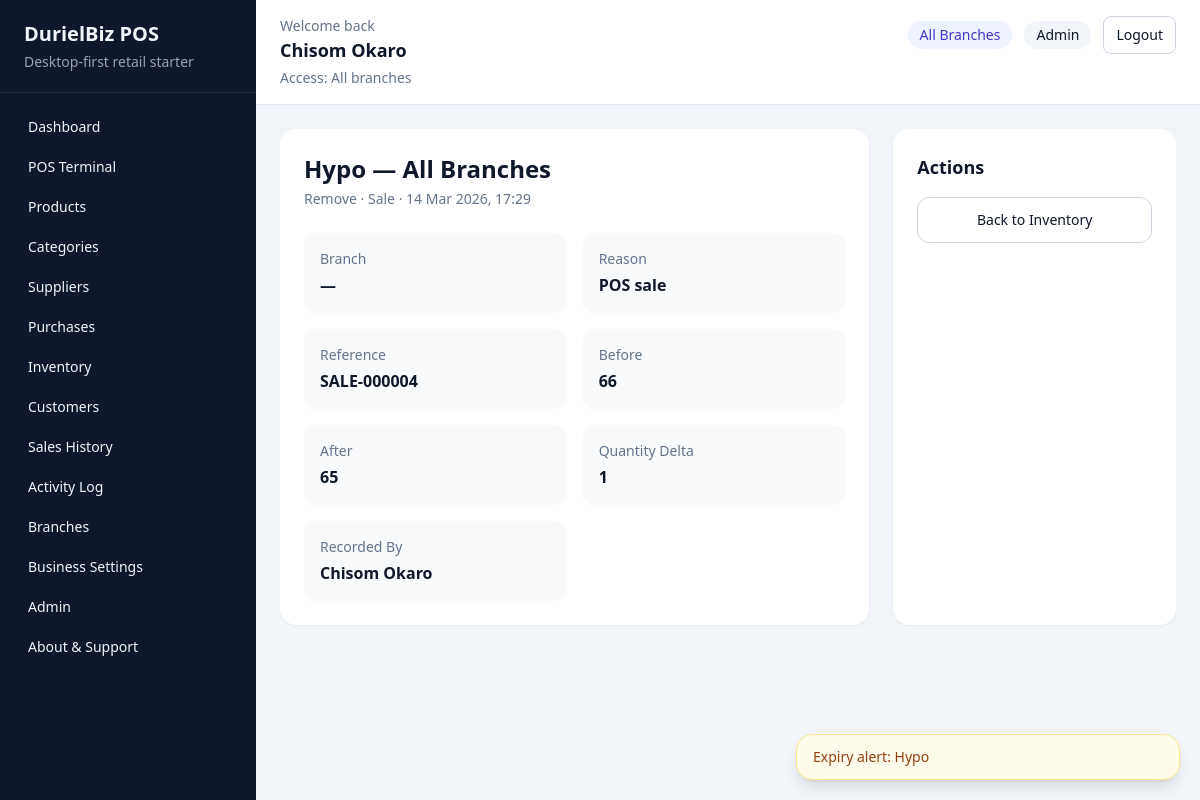
Page /inventory/logs/5/ (signed in) on the committed database.
### accounts/models.py (models this page shows)
class User(AbstractUser):
    class Role(models.TextChoices):
        ADMIN = "admin", "Admin"
        MANAGER = "manager", "Manager"
        CASHIER = "cashier", "Cashier"
        INVENTORY = "inventory", "Inventory Officer"
    role = models.CharField(max_length=20, choices=Role.choices, default=Role.CASHIER)
    phone_number = models.CharField(max_length=20, blank=True)
    branch = models.ForeignKey(
        "reports.Branch",
        on_delete=models.SET_NULL,
        related_name="users",
        null=True,
        blank=True,
    )
    def __str__(self) -> str:
        return self.get_full_name() or self.username

### inventory/models.py (models this page shows, shortened)
class InventoryLog(models.Model):
    class Source(models.TextChoices):
        MANUAL = "manual", "Manual"
        PURCHASE = "purchase", "Purchase"
        SALE = "sale", "Sale"
    class Action(models.TextChoices):
        ADD = "add", "Add"
        REMOVE = "remove", "Remove"
        ADJUST = "adjust", "Adjust"
    product = models.ForeignKey("products.Product", on_delete=models.CASCADE, related_name="inventory_logs")
    branch = models.ForeignKey("reports.Branch", on_delete=models.SET_NULL, related_name="inventory_logs", null=True, blank=True)
    quantity = models.IntegerField()
    action = models.CharField(max_length=10, choices=Action.choices)
    source = models.CharField(max_length=20, choices=Source.choices, default=Source.MANUAL)
    reason = models.CharField(max_length=255)
    reference = models.CharField(max_length=120, blank=True)
    before_quantity = models.IntegerField(default=0)
    after_quantity = models.IntegerField(default=0)
    created_by = models.ForeignKey(
        settings.AUTH_USER_MODEL,
        on_delete=models.SET_NULL,
        related_name="inventory_logs",
        null=True,
        blank=True,
    )
    created_at = models.DateTimeField(auto_now_add=True)
    class Meta:
        ordering = ["-created_at"]

### products/models.py (models this page shows, shortened)
class Product(models.Model):
    name = models.CharField(max_length=255)
    slug = models.SlugField(max_length=280, unique=True, blank=True)
    barcode = models.CharField(max_length=100, unique=True, blank=True, null=True)
    category = models.ForeignKey(Category, on_delete=models.PROTECT, related_name="products")
    supplier = models.ForeignKey(
        "suppliers.Supplier",
        on_delete=models.SET_NULL,
        related_name="products",
        blank=True,
        null=True,
    )
    cost_price = models.DecimalField(max_digits=12, decimal_places=2)
    selling_price = models.DecimalField(max_digits=12, decimal_places=2)
    quantity = models.PositiveIntegerField(default=0)
    reorder_level = models.PositiveIntegerField(default=10)
    expiry_date = models.DateField(blank=True, null=True)
    is_active = models.BooleanField(default=True)
    created_at = models.DateTimeField(auto_now_add=True)
    updated_at = models.DateTimeField(auto_now=True)
    class Meta:
        ordering = ["name"]

### inventory/views.py (the view)
# urls.py: path("logs/<int:pk>/", inventory_detail, name="detail"),
@login_required
@role_required(User.Role.ADMIN, User.Role.INVENTORY)
def inventory_detail(request, pk):
    log = get_object_or_404(
        scope_queryset_to_user_branch(InventoryLog.objects.select_related("product", "created_by", "branch"), request.user),
        pk=pk,
    )
    return render(request, "inventory/detail.html", {"log": log})

### accounts/permissions.py (called while the page is built)
def is_admin_user(user):
    return bool(getattr(user, "is_authenticated", False) and getattr(user, "role", "") == User.Role.ADMIN)

def scope_queryset_to_user_branch(queryset, user, field_name="branch"):
    if is_admin_user(user):
        return queryset
    branch = get_user_branch(user)
    if branch is None:
        return queryset.none()
    return queryset.filter(**{field_name: branch})

def role_required(*allowed_roles):
    def decorator(view_func):
        @wraps(view_func)
        def _wrapped_view(request, *args, **kwargs):
            if not request.user.is_authenticated:
                return redirect("accounts:login")
            if request.user.role not in allowed_roles:
                messages.error(request, "You do not have permission to access that page.")
                return redirect(get_role_home_url(request.user))
            if request.user.role != User.Role.ADMIN and not getattr(request.user, "branch_id", None):
                messages.error(request, "Your account is not assigned to a branch.")
                return redirect("accounts:logout")
            return view_func(request, *args, **kwargs)
        return _wrapped_view
    return decorator

### reports/context_processors.py (called while the page is built)
def business_settings(request):
    return {"business_settings": BusinessSettings.get_solo()}

### reports/models.py (called while the page is built)
    @classmethod
    def get_solo(cls):
        settings, _ = cls.objects.get_or_create(pk=1)
        return settings

### templates/inventory/detail.html (shortened to what this page needs)
{% extends "base.html" %}
{% block content %}
    <section class="grid gap-6 lg:grid-cols-3">
        <div class="rounded-2xl bg-white p-6 shadow-sm lg:col-span-2">
            <h3 class="text-2xl font-semibold">{{ log.product.name }} — {{ log.branch.name|default:"All Branches" }}</h3>
            <p class="mt-1 text-sm text-slate-500">{{ log.get_action_display }} · {{ log.get_source_display }} · {{ log.created_at|date:"d M Y, H:i" }}</p>
            <dl class="mt-6 grid gap-4 md:grid-cols-2">
                <div class="rounded-xl bg-slate-50 p-4"><dt class="text-sm text-slate-500">Branch</dt><dd class="mt-1 font-semibold">{{ log.branch.name|default:"—" }}</dd></div>
                <div class="rounded-xl bg-slate-50 p-4"><dt class="text-sm text-slate-500">Reason</dt><dd class="mt-1 font-semibold">{{ log.reason }}</dd></div>
                <div class="rounded-xl bg-slate-50 p-4"><dt class="text-sm text-slate-500">Reference</dt><dd class="mt-1 font-semibold">{{ log.reference|default:"—" }}</dd></div>
                <div class="rounded-xl bg-slate-50 p-4"><dt class="text-sm text-slate-500">Before</dt><dd class="mt-1 font-semibold">{{ log.before_quantity }}</dd></div>
                <div class="rounded-xl bg-slate-50 p-4"><dt class="text-sm text-slate-500">After</dt><dd class="mt-1 font-semibold">{{ log.after_quantity }}</dd></div>
                <div class="rounded-xl bg-slate-50 p-4"><dt class="text-sm text-slate-500">Quantity Delta</dt><dd class="mt-1 font-semibold">{{ log.quantity }}</dd></div>
                <div class="rounded-xl bg-slate-50 p-4"><dt class="text-sm text-slate-500">Recorded By</dt><dd class="mt-1 font-semibold">{{ log.created_by|default:"System" }}</dd></div>
            </dl>
        </div>
        <div class="rounded-2xl bg-white p-6 shadow-sm">
            <h4 class="text-lg font-semibold">Actions</h4>
            <div class="mt-4 space-y-3 text-sm">
                <a href="{% url 'inventory:overview' %}" class="block rounded-xl border border-slate-300 px-4 py-3 text-center">Back to Inventory</a>
            </div>
        </div>
    </section>
{% endblock %}

### templates/base.html (shortened to what this page needs)
<!DOCTYPE html>
<html lang="en">
<head>
    <script src="https://cdn.tailwindcss.com"></script>
</head>
<body class="min-h-screen bg-slate-100 text-slate-900">
    <div class="flex min-h-screen">
        <aside class="hidden w-64 bg-slate-900 text-slate-100 lg:block">
            <div class="border-b border-slate-800 px-6 py-5">
                <h1 class="text-xl font-semibold">DurielBiz POS</h1>
                <p class="mt-1 text-sm text-slate-400">Desktop-first retail starter</p>
            </div>
            <nav class="space-y-1 px-4 py-4 text-sm">
                {% if request.user.role == 'admin' or request.user.role == 'cashier' or request.user.role == 'manager' %}
                    <a href="{% url 'reports:dashboard' %}" class="block rounded-lg px-3 py-2 hover:bg-slate-800">Dashboard</a>
                {% endif %}
                {% if request.user.role == 'admin' or request.user.role == 'cashier' %}
                    <a href="{% url 'sales:pos' %}" class="block rounded-lg px-3 py-2 hover:bg-slate-800">POS Terminal</a>
                {% endif %}
                {% if request.user.role == 'admin' or request.user.role == 'inventory' %}
                    <a href="{% url 'products:list' %}" class="block rounded-lg px-3 py-2 hover:bg-slate-800">Products</a>
                    <a href="{% url 'products:category-list' %}" class="block rounded-lg px-3 py-2 hover:bg-slate-800">Categories</a>
                    <a href="{% url 'suppliers:list' %}" class="block rounded-lg px-3 py-2 hover:bg-slate-800">Suppliers</a>
                    <a href="{% url 'purchases:list' %}" class="block rounded-lg px-3 py-2 hover:bg-slate-800">Purchases</a>
                    <a href="{% url 'inventory:overview' %}" class="block rounded-lg px-3 py-2 hover:bg-slate-800">Inventory</a>
                {% endif %}
                {% if request.user.role == 'admin' %}
                    <a href="{% url 'sales:customer-list' %}" class="block rounded-lg px-3 py-2 hover:bg-slate-800">Customers</a>
                    <a href="{% url 'sales:history' %}" class="block rounded-lg px-3 py-2 hover:bg-slate-800">Sales History</a>
                    <a href="{% url 'accounts:activity-log' %}" class="block rounded-lg px-3 py-2 hover:bg-slate-800">Activity Log</a>
                    <a href="{% url 'reports:branch-list' %}" class="block rounded-lg px-3 py-2 hover:bg-slate-800">Branches</a>
                    <a href="{% url 'reports:business-settings' %}" class="block rounded-lg px-3 py-2 hover:bg-slate-800">Business Settings</a>
                    <a href="{% url 'accounts:admin-center' %}" class="block rounded-lg px-3 py-2 hover:bg-slate-800">Admin</a>
                {% endif %}
                <a href="{% url 'accounts:about-support' %}" class="block rounded-lg px-3 py-2 hover:bg-slate-800">About & Support</a>
            </nav>
        </aside>
        <main class="flex-1">
            <header class="border-b border-slate-200 bg-white">
                <div class="flex flex-wrap items-start justify-between gap-4 px-4 py-4 sm:px-6">
                    <div class="flex items-start gap-3">
                        <div>
                        <p class="text-sm text-slate-500">Welcome back</p>
                        <h2 class="text-lg font-semibold">{{ request.user.get_full_name|default:request.user.username }}</h2>
                        <p class="mt-1 text-sm text-slate-500">
                            {% if request.user.role == 'admin' %}
                                Access: All branches
                            {% elif request.user.branch %}
                                Branch: {{ request.user.branch.name }}
                            {% else %}
                                Branch: Not assigned
                            {% endif %}
                        </p>
                    </div>
                    </div>
                    <div class="flex flex-wrap items-center justify-end gap-3 text-sm">
                        {% if request.user.role == 'admin' %}
                            <span class="rounded-full bg-indigo-50 px-3 py-1 text-indigo-700">All Branches</span>
                        {% elif request.user.branch %}
                            <span class="rounded-full bg-emerald-50 px-3 py-1 text-emerald-700">{{ request.user.branch.name }}</span>
                        {% endif %}
                        <span class="rounded-full bg-slate-100 px-3 py-1">{{ request.user.get_role_display|default:"User" }}</span>
                        <form method="post" action="{% url 'accounts:logout' %}">
                            <button class="rounded-lg border border-slate-300 px-3 py-2 hover:bg-slate-50">Logout</button>
                        </form>
                    </div>
                </div>
            </header>
            <div class="px-6 py-6">
                {% block content %}{% endblock %}
            </div>
        </main>
    </div>
    <div id="toastContainer" class="fixed bottom-5 right-5 z-50 flex w-full max-w-sm flex-col gap-3"></div>
</body>
</html>

### rows in the picture
User: user.get_full_name "Chisom Okaro", user.role "Admin"
InventoryLog: product.name "Hypo", branch.name "All Branches", action "Remove", source "Sale", created_at "14 Mar 2026, 17:29", branch.name "—", reason "POS sale", reference "SALE-000004", before_quantity "66", after_quantity "65", quantity "1", created_by "Chisom Okaro"
